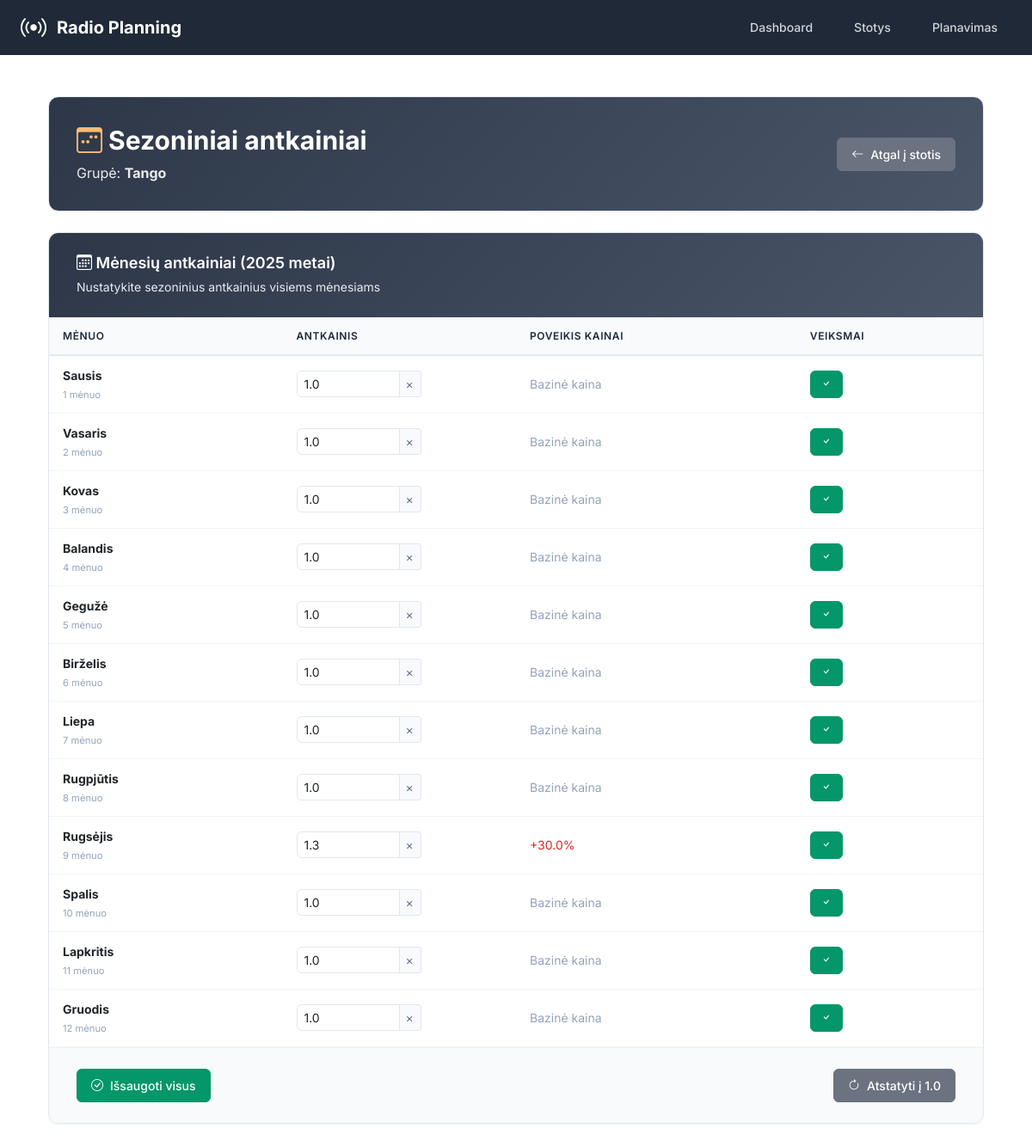
Page /groups/1/seasonal-adjustments on the committed database.
### app/models.py (models this page shows, shortened)
class RadioGroup(db.Model):
    __tablename__ = 'radio_groups'
    id = db.Column(db.Integer, primary_key=True)
    name = db.Column(db.String(100), nullable=False, unique=True)
    created_at = db.Column(db.DateTime, default=datetime.utcnow)
    stations = db.relationship('RadioStation', backref='group', lazy='dynamic', cascade='all, delete-orphan')

class SeasonalIndex(db.Model):
    __tablename__ = 'seasonal_indices'
    id = db.Column(db.Integer, primary_key=True)
    name = db.Column(db.String(50), nullable=False)
    month = db.Column(db.Integer, nullable=False)  # 1-12
    index_value = db.Column(db.Float, nullable=False, default=1.0)
    group_id = db.Column(db.Integer, db.ForeignKey('radio_groups.id'), nullable=True)  # None for global indices
    is_active = db.Column(db.Boolean, default=True)
    created_at = db.Column(db.DateTime, default=datetime.utcnow)
    group = db.relationship('RadioGroup', backref='seasonal_indices')

### app/routes.py (the view, shortened to what this page needs)
@main_bp.route('/groups/<int:group_id>/seasonal-adjustments')
def group_seasonal_adjustments(group_id):
    from app.models import RadioGroup, SeasonalIndex
    group = RadioGroup.query.get_or_404(group_id)
    indices = SeasonalIndex.query.filter_by(group_id=group_id, is_active=True).order_by('month').all()
    return render_template('group_seasonal_adjustments.html', group=group, indices=indices)

### app/templates/group_seasonal_adjustments.html (shortened to what this page needs)
{% extends "base.html" %}
{% block content %}
<div class="container-fluid p-0">
    <div class="dashboard-header mb-4">
        <div class="header-content">
            <div class="flex justify-between items-center">
                <div>
                    <h1 class="text-3xl font-bold mb-2" style="color: white;">
                        <i class="bi bi-calendar3-week text-orange-300"></i>
                        Sezoniniai antkainiai
                    </h1>
                    <p class="opacity-90" style="color: white;">Grupė: <strong>{{ group.name }}</strong></p>
                </div>
                <a href="{{ url_for('main.stations') }}" class="btn-professional btn-secondary">
                    <i class="bi bi-arrow-left"></i>
                    <span>Atgal į stotis</span>
                </a>
            </div>
        </div>
    </div>
    <div class="main-content">
            <div class="professional-section">
                <div class="section-header">
                    <div class="section-title">
                        <h3>
                            <i class="bi bi-calendar3"></i>
                            Mėnesių antkainiai (2025 metai)
                        </h3>
                        <span class="section-subtitle">Nustatykite sezoninius antkainius visiems mėnesiams</span>
                    </div>
                </div>
                <div class="table-container">
                    <div class="table-responsive">
                        <table class="professional-table">
                            <thead>
                                <tr>
                                    <th width="25%">Mėnuo</th>
                                    <th width="25%">Antkainis</th>
                                    <th width="30%">Poveikis kainai</th>
                                    <th width="20%">Veiksmai</th>
                                </tr>
                            </thead>
                            <tbody>
                                {% for index in indices %}
                                <tr data-month="{{ index.month }}">
                                    <td>
                                        <strong>{{ index.name }}</strong>
                                        <br>
                                        <small class="text-muted">{{ index.month }} mėnuo</small>
                                    </td>
                                    <td>
                                        <div class="input-group input-group-sm">
                                            <input type="number"
                                                   class="form-control index-value"
                                                   data-id="{{ index.id }}"
                                                   value="{{ index.index_value }}"
                                                   min="0.5" max="2.0" step="0.01"
                                                   style="max-width: 120px;">
                                            <span class="input-group-text">×</span>
                                        </div>
                                    </td>
                                    <td>
                                        <span class="price-impact" data-value="{{ index.index_value }}">
                                            {% if index.index_value > 1.0 %}
                                                <span class="text-danger">
                                                    +{{ ((index.index_value - 1) * 100)|round(1) }}%
                                                </span>
                                            {% elif index.index_value < 1.0 %}
                                                <span class="text-success">
                                                    {{ ((index.index_value - 1) * 100)|round(1) }}%
                                                </span>
                                            {% else %}
                                                <span class="text-muted">Bazinė kaina</span>
                                            {% endif %}
                                        </span>
                                    </td>
                                    <td>
                                        <button class="btn-professional btn-success btn-sm save-single"
                                                data-id="{{ index.id }}"
                                                title="Išsaugoti">
                                            <i class="bi bi-check"></i>
                                        </button>
                                    </td>
                                </tr>
                                {% endfor %}
                            </tbody>
                        </table>
                    </div>
                    <div class="actions-bar">
                        <button class="btn-professional btn-success" id="saveAllBtn">
                            <i class="bi bi-check-circle"></i>
                            <span>Išsaugoti visus</span>
                        </button>
                        <button class="btn-professional btn-secondary" id="resetToDefaultBtn">
                            <i class="bi bi-arrow-clockwise"></i>
                            <span>Atstatyti į 1.0</span>
                        </button>
                    </div>
                </div>
            </div>
    </div>
</div>
{% endblock %}

### app/templates/base.html (style rules this page uses)
body { font-family: 'Inter', sans-serif; }

### app/templates/group_seasonal_adjustments.html (style rules this page uses)
:root { --primary-color: #2563eb; --success-color: #059669; --info-color: #0891b2; --warning-color: #d97706; --danger-color: #dc2626; --secondary-color: #6b7280; --background-light: #f8fafc; --background-white: #ffffff; --text-primary: #1e293b; --text-secondary: #64748b; --text-muted: #94a3b8; --border-color: #e2e8f0; --border-light: #f1f5f9; --shadow-sm: 0 1px 2px 0 rgb(0 0 0 / 0.05); --shadow-md: 0 4px 6px -1px rgb(0 0 0 / 0.1), 0 2px 4px -2px rgb(0 0 0 / 0.1); --shadow-lg: 0 10px 15px -3px rgb(0 0 0 / 0.1), 0 4px 6px -4px rgb(0 0 0 / 0.1); --radius-sm: 6px; --radius-md: 8px; --radius-lg: 12px; }
.dashboard-header { background: linear-gradient(135deg, #2d3748, #4a5568); color: white; border: 1px solid var(--border-color); border-radius: var(--radius-lg); box-shadow: var(--shadow-sm); padding: 2rem; margin-bottom: 2rem; }
.btn-professional { display: inline-flex; align-items: center; gap: 0.5rem; padding: 0.5rem 1rem; border-radius: var(--radius-sm); font-size: 0.875rem; font-weight: 500; text-decoration: none; border: 1px solid transparent; transition: all 0.2s ease; cursor: pointer; }
.btn-professional.btn-sm { padding: 0.375rem 0.75rem; font-size: 0.75rem; }
.btn-professional.btn-success { background: var(--success-color); color: white; border-color: var(--success-color); }
.btn-professional.btn-secondary { background: var(--secondary-color); color: white; border-color: var(--secondary-color); }
.professional-section { background: var(--background-white); border: 1px solid var(--border-color); border-radius: var(--radius-lg); box-shadow: var(--shadow-sm); overflow: hidden; }
.section-header { padding: 1.5rem 2rem; border-bottom: 1px solid var(--border-light); background: linear-gradient(135deg, #2d3748, #4a5568); color: white; }
.section-title h3 { font-size: 1.125rem; font-weight: 600; color: white; margin: 0 0 0.25rem 0; }
.section-subtitle { color: rgba(255, 255, 255, 0.9); font-size: 0.875rem; }
.table-container { overflow: hidden; }
.professional-table { width: 100%; border-collapse: collapse; font-size: 0.875rem; background: var(--background-white); }
.professional-table th { background: var(--background-light); color: var(--text-primary); font-weight: 600; padding: 0.75rem 1rem; text-align: left; border-bottom: 2px solid var(--border-color); font-size: 0.75rem; text-transform: uppercase; letter-spacing: 0.05em; }
.professional-table td { padding: 0.75rem 1rem; border-bottom: 1px solid var(--border-light); vertical-align: middle; font-size: 0.875rem; background: var(--background-white); }
.actions-bar { display: flex; justify-content: space-between; align-items: center; padding: 1.5rem 2rem; background: var(--background-light); border-top: 1px solid var(--border-light); }
.form-control, .form-select { border: 1px solid var(--border-color); border-radius: var(--radius-sm); padding: 0.375rem 0.75rem; font-size: 0.875rem; transition: all 0.2s ease; }
.input-group .form-control { border-radius: var(--radius-sm) 0 0 var(--radius-sm); }
.input-group-text { background: var(--background-light); border: 1px solid var(--border-color); border-left: none; border-radius: 0 var(--radius-sm) var(--radius-sm) 0; padding: 0.375rem 0.75rem; font-size: 0.875rem; color: var(--text-secondary); }
.text-danger { color: var(--danger-color) !important; }
.text-muted { color: var(--text-muted) !important; }
.mb-4 { margin-bottom: 1.5rem; }

### rows in the picture
RadioGroup: name "Tango"
SeasonalIndex: name "Sausis", month "1", index_value "1.0", shows "Bazinė kaina"
SeasonalIndex: name "Vasaris", month "2", index_value "1.0", shows "Bazinė kaina"
SeasonalIndex: name "Kovas", month "3", index_value "1.0", shows "Bazinė kaina"
SeasonalIndex: name "Balandis", month "4", index_value "1.0", shows "Bazinė kaina"
SeasonalIndex: name "Gegužė", month "5", index_value "1.0", shows "Bazinė kaina"
SeasonalIndex: name "Birželis", month "6", index_value "1.0", shows "Bazinė kaina"
SeasonalIndex: name "Liepa", month "7", index_value "1.0", shows "Bazinė kaina"
SeasonalIndex: name "Rugpjūtis", month "8", index_value "1.0", shows "Bazinė kaina"
SeasonalIndex: name "Rugsėjis", month "9", index_value "1.3", ((index.index_value-1)*100)|round(1) "30.0"
SeasonalIndex: name "Spalis", month "10", index_value "1.0", shows "Bazinė kaina"
SeasonalIndex: name "Lapkritis", month "11", index_value "1.0", shows "Bazinė kaina"
SeasonalIndex: name "Gruodis", month "12", index_value "1.0", shows "Bazinė kaina"
